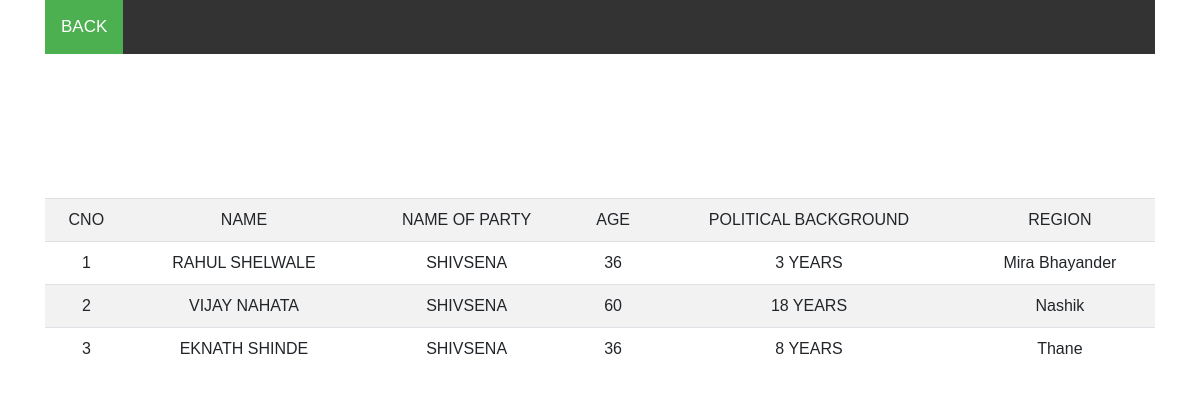
/shivsenamembers.php, run on the app's committed database.
### tables this page shows
CREATE TABLE `shivsenacandidates` (
  `cno` int(11) NOT NULL,
  `name` varchar(255) NOT NULL,
  `nop` varchar(255) NOT NULL,
  `age` int(11) NOT NULL,
  `pb` varchar(255) NOT NULL
);

CREATE TABLE `membersshivsena` (
  `cno` int(11) NOT NULL,
  `region` varchar(255) NOT NULL
);

### shivsenamembers.php (the view, shortened to what this page needs)
<?php
$dbname="sessionpractical";
$servername="localhost";
$username="root";
$password="";
$conn=mysqli_connect($servername,$username,$password,$dbname);
$sql="SELECT shivsenacandidates.cno,shivsenacandidates.name,shivsenacandidates.nop,shivsenacandidates.age,shivsenacandidates.pb,membersshivsena.region from shivsenacandidates INNER JOIN membersshivsena on  shivsenacandidates.cno=membersshivsena.cno";
$result=mysqli_query($conn,$sql);
$total=mysqli_num_rows($result);
?>
<html>
<head>
  <link rel="stylesheet" href="https://maxcdn.bootstrapcdn.com/bootstrap/4.3.1/css/bootstrap.min.css">
</head>
<body>
<body class="container">
	<div class="topnav">
		<a class="active" href="result.php">BACK</a>
</div>
<br><br><br>
<br><br><br>
<table  class="table table-striped" style="text-align:center">
<tr>
    <td>CNO</td>
    <td>NAME</td>
    <td>NAME OF PARTY</td>
    <td> AGE</td>
    <td>POLITICAL BACKGROUND</td>
    <td>REGION</td>
</tr>
<?php
if($total!=0)
{
    while ($row=mysqli_fetch_assoc($result))
    {
        echo "<tr>
        <td>".$row['cno']."</td>
        <td>".$row['name']."</td>
        <td>".$row['nop']."</td>
        <td>".$row['age']."</td>
        <td>".$row['pb']."</td>
        <td>".$row['region']."</td>
        </tr>";
    }
}
else{
     echo "No Record<br><br>";
 }
 ?>
</body>
</html>

### shivsenamembers.php (style rules this page uses)
body { margin: 0; font-family: Arial, Helvetica, sans-serif; }
.topnav { overflow: hidden; background-color: #333; }
.topnav a { float: left; color: #f2f2f2; text-align: center; padding: 14px 16px; text-decoration: none; font-size: 17px; }
.topnav a.active { background-color: #4CAF50; color: white; }

### data on the page
shivsenacandidates: cno "1", name "RAHUL SHELWALE", nop "SHIVSENA", age "36", pb "3 YEARS", membersshivsena.region "Mira Bhayander"
shivsenacandidates: cno "2", name "VIJAY NAHATA", nop "SHIVSENA", age "60", pb "18 YEARS", membersshivsena.region "Nashik"
shivsenacandidates: cno "3", name "EKNATH SHINDE", nop "SHIVSENA", age "36", pb "8 YEARS", membersshivsena.region "Thane"
